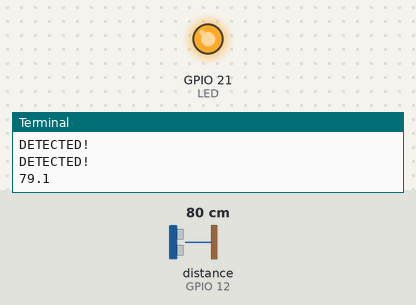
A program run on a simulated Raspberry Pi (BCM pin numbers). Shown: output pins drawn as LEDs (lit = HIGH), the last lines printed to the terminal. Inputs (shaded band) come from the test bench; at power-on: distance to the obstacle (sensor on GPIO 12) 80 cm. The echo pulse lasts 58.3 µs per cm; the clock reads 2024-03-15 10:24:30 at power-on unless the program sets it; pins used as bus, display or sensor lines are not drawn.

Above: at 1.2 s.
1.3 s: distance to the obstacle (sensor on GPIO 12) set to 46 cm
4.8 s: distance to the obstacle (sensor on GPIO 12) set to 39 cm
At 6.2 s:
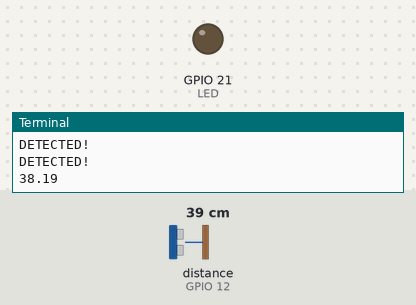
6.5 s: distance to the obstacle (sensor on GPIO 12) set to 60 cm
At 7.8 s:
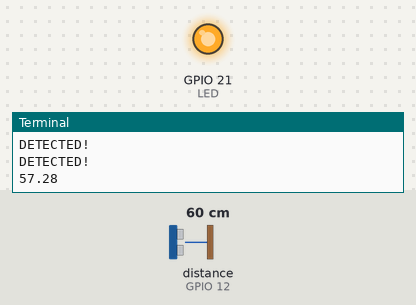
10.7 s: distance to the obstacle (sensor on GPIO 12) set to 2 cm
At 11.6 s:
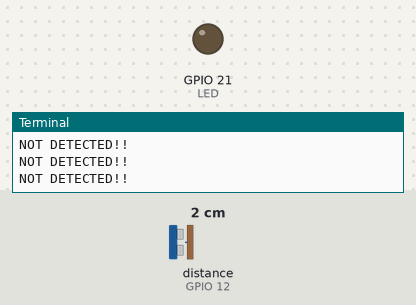
Timing chart, 0 to 13.5 s (numbered marks = the images above; inputs shaded):
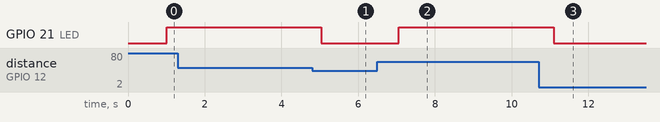

The program:

ultrasonic_sensor.py
```python
import RPi.GPIO as GPIO
import time

GPIO.setmode(GPIO.BCM)
GPIO.setwarnings(False)
TRIG = 16
ECHO = 12
LED = 21
GPIO.setup(TRIG, GPIO.OUT)
GPIO.setup(ECHO, GPIO.IN)
GPIO.setup(LED, GPIO.OUT)
StartTime = time.time()
StopTime = time.time()
try:
    while True:
        GPIO.output(TRIG, False)
        time.sleep(1)
        GPIO.output(TRIG,True)
        time.sleep(0.0001)
        GPIO.output(TRIG,False)
        GPIO.output(LED,GPIO.LOW)
        while GPIO.input(ECHO) ==0:
            print ('NOT DETECTED!!')
            StartTime = time.time()

        while GPIO.input(ECHO) ==1:
            print ('DETECTED!')
            StopTime = time.time()

        TimeElapsed = StopTime - StartTime
        distance = TimeElapsed * 17150
        distance = round(distance, 2)
        if distance > 40:
            GPIO.output(LED,GPIO.HIGH)
        else:
            GPIO.output(LED,GPIO.LOW)
        print(distance)
        time.sleep(0.005)
except KeyboardInterrupt:
    print('ex')
    GPIO.cleanup()
```

Measured:
- the behaviour switches between 42 and 41 cm on distance to the obstacle (sensor on GPIO 12) (found by bisection; images 0 and 1)
- after the input at 4.8 s, GPIO 21 (LED): HIGH → LOW after 0.24 s
- after the input at 6.5 s, GPIO 21 (LED): LOW → HIGH after 0.56 s
- after the input at 10.7 s, GPIO 21 (LED): HIGH → LOW after 0.39 s
